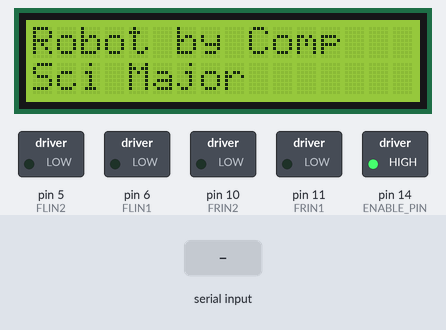
The program below on a simulated Arduino Uno, built with avr-gcc and run on an emulated ATmega328P. On the bench: 16×2 character LCD, switched loads named in the program (green lamp = pin HIGH). The test bench sets the inputs (shaded band). What the program prints to the serial monitor is not drawn.

Above: at 1.2 s.
1.3 s: "print" received over Serial
At 2.2 s:
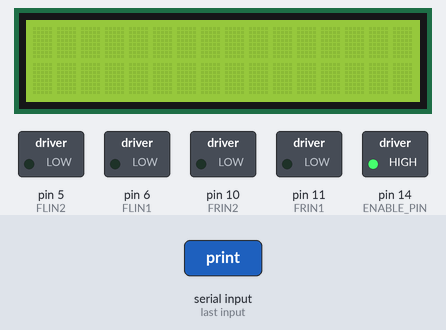
2.8 s: "print,45\n" received over Serial
At 3.8 s:
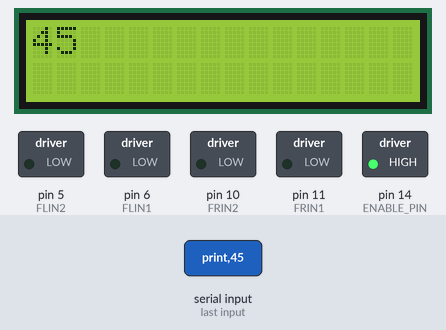
4.3 s: "move" received over Serial
Timing chart, 0 to 7.3 s (numbered marks = the images above; inputs shaded):
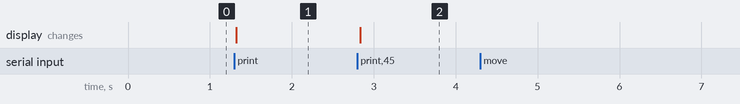

Measured:
- after the input at 1.3 s, the display: changes at once (image 1)
- after the input at 2.8 s, the display: changes at once (image 2)

The program:

main.cpp
```cpp
#include <Arduino.h>
#include <Servo.h>
#include "LiquidCrystal_I2C.h"
#include <Wire.h>

/*
Front Motors. Connected to Arduino
FL - FLIN1 = D6
     FLIN2 = D5


FR - FRIN1 = D10
     FRIN2 = D11

Back motors.  Connected to Photon
BL - BLIN1 = D1
     BLIN2 = D0

BR - BRIN1 = D2
     BRIN2 = D3


*/


int FLIN1 = 6;
int FLIN2 = 5;

int FRIN1 = 11;
int FRIN2 = 10;

int ENABLE_PIN = 14;

int currentTime = 0;

int trigger = 7;
int echo = 8;

int servopin = 3;

int pos = 0;

String readString;
Servo head;


LiquidCrystal_I2C lcd(0x27, 2, 1, 0, 4, 5, 6, 7, 3, POSITIVE);

void printLcd(String text)
{
  String text1 = text.substring(0,16);
  String text2 = text.substring(16);
  lcd.clear();
  lcd.home();
  lcd.print(text1);
  lcd.setCursor(0,1);
  lcd.print(text2);
}

void setup()
{
// head.attach(servopin);

Serial.begin(9600);
pinMode(FLIN1, OUTPUT);
pinMode(FLIN2, OUTPUT);

pinMode(trigger, OUTPUT);
pinMode(echo, INPUT);

pinMode(ENABLE_PIN, OUTPUT);

digitalWrite(ENABLE_PIN, HIGH);

lcd.begin(16,2);
lcd.backlight();
lcd.home();
lcd.print("Robot by Comp");
lcd.setCursor(0, 1);
lcd.print("Sci Major");
}


void parseCommand(String command)
{
  Serial.println(command);

  if (command.startsWith("move"))
  {
    analogWrite(FLIN1, 0);
    analogWrite(FLIN2, 0);
    analogWrite(FRIN1, 0);
    analogWrite(FRIN2, 0);

    // move 151 151
    String FLValue = command.substring(5,8);
    String FRValue = command.substring(9);
    String FLdir = String(FLValue.charAt(0));
    String FRdir = String(FRValue.charAt(0));

    // FL!
    if (FLdir == "1")
    {
      int speedvar = FLValue.substring(1).toInt() * 5;
      analogWrite(FLIN1, speedvar);
    }

    if (FLdir == "2")
    {
      int speedvar = FLValue.substring(1).toInt() * 5;
      analogWrite(FLIN2, speedvar);
    }

    if (FLdir == "0")
    {
      analogWrite(FLIN1, 0);
      analogWrite(FLIN2, 0);
    }

    // FR!

    if (FRdir == "1")
    {
      int speedvar = FRValue.substring(1).toInt() * 5;
      analogWrite(FRIN1, speedvar);
    }

    if (FRdir == "2")
    {
      int speedvar = FRValue.substring(1).toInt() * 5;
      analogWrite(FRIN2, speedvar);
    }

    if (FRdir == "0")
    {
      analogWrite(FRIN1, 0);
      analogWrite(FRIN2, 0);
    }
  }

  if (command.startsWith("print"))
  {
    printLcd(command.substring(6));
  }
  return;
}


void loop()
{

  while (Serial.available())
  {
    delay(3);
    char c = Serial.read();
    readString += c;
  }

  readString.trim();

  if (readString.length() > 0)
  {
    parseCommand(readString);

    readString = "";
  }
  //
  // for (pos = 0; pos <= 180; pos += 1) { // goes from 0 degrees to 180 degrees
  //   // in steps of 1 degree
  //   head.write(pos);              // tell servo to go to position in variable 'pos'
  //   delay(15);                       // waits 15ms for the servo to reach the position
  // }
  // for (pos = 180; pos >= 0; pos -= 1) { // goes from 180 degrees to 0 degrees
  //   head.write(pos);              // tell servo to go to position in variable 'pos'
  //   delay(15);                       // waits 15ms for the servo to reach the position
  // }
  //


}

long microsecondsToInches(long microseconds) {
  // According to Parallax's datasheet for the PING))), there are
  // 73.746 microseconds per inch (i.e. sound travels at 1130 feet per
  // second).  This gives the distance travelled by the ping, outbound
  // and return, so we divide by 2 to get the distance of the obstacle.
  // See: http://www.parallax.com/dl/docs/prod/acc/28015-PING-v1.3.pdf
  return microseconds / 74 / 2;
}

long microsecondsToCentimeters(long microseconds) {
  // The speed of sound is 340 m/s or 29 microseconds per centimeter.
  // The ping travels out and back, so to find the distance of the
  // object we take half of the distance travelled.
  return microseconds / 29 / 2;
}

int ping()
{
    long duration, inches, cm;
    digitalWrite(trigger, LOW);
    delayMicroseconds(2);
    digitalWrite(trigger, HIGH);
    delayMicroseconds(5);
    digitalWrite(trigger, LOW);

    duration = pulseIn(echo, HIGH);

    inches = microsecondsToInches(duration);
    cm = microsecondsToCentimeters(duration);

    return inches;
}
```
